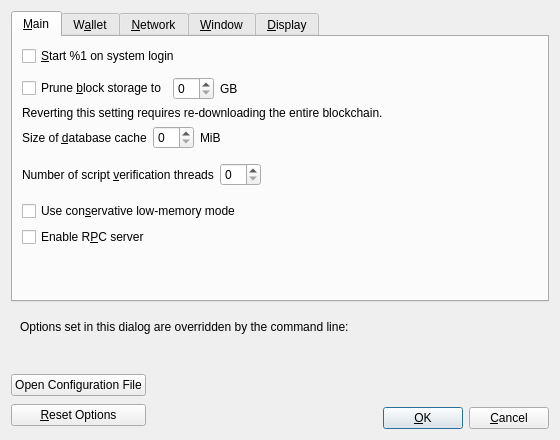
<?xml version="1.0" encoding="UTF-8"?>
<ui version="4.0">
 <class>OptionsDialog</class>
 <widget class="QDialog" name="OptionsDialog">
  <property name="geometry">
   <rect>
    <x>0</x>
    <y>0</y>
    <width>560</width>
    <height>440</height>
   </rect>
  </property>
  <property name="windowTitle">
   <string>Options</string>
  </property>
  <property name="modal">
   <bool>true</bool>
  </property>
  <layout class="QVBoxLayout" name="verticalLayout">
   <item>
    <widget class="QTabWidget" name="tabWidget">
     <property name="currentIndex">
      <number>0</number>
     </property>
     <widget class="QWidget" name="tabMain">
      <attribute name="title">
       <string>&amp;Main</string>
      </attribute>
      <layout class="QVBoxLayout" name="verticalLayout_Main">
       <item>
        <widget class="QCheckBox" name="sugarchainAtStartup">
         <property name="toolTip">
          <string>Automatically start %1 after logging in to the system.</string>
         </property>
         <property name="text">
          <string>&amp;Start %1 on system login</string>
         </property>
        </widget>
       </item>
       <item>
        <spacer name="horizontalSpacer_0_Main">
         <property name="orientation">
          <enum>Qt::Horizontal</enum>
         </property>
         <property name="sizeHint" stdset="0">
          <size>
           <width>40</width>
           <height>5</height>
          </size>
         </property>
        </spacer>
       </item>
       <item>
        <layout class="QHBoxLayout" name="horizontalLayout_Main_Prune">
         <item>
          <widget class="QCheckBox" name="prune">
           <property name="toolTip">
            <string>Enabling pruning significantly reduces the disk space required to store transactions. All blocks are still fully validated. Reverting this setting requires re-downloading the entire blockchain.</string>
           </property>
           <property name="text">
            <string>Prune &amp;block storage to</string>
           </property>
          </widget>
         </item>
         <item>
          <widget class="QSpinBox" name="pruneSize"/>
         </item>
         <item>
          <widget class="QLabel" name="pruneSizeUnitLabel">
           <property name="text">
            <string>GB</string>
           </property>
           <property name="textFormat">
            <enum>Qt::PlainText</enum>
           </property>
          </widget>
         </item>
         <item>
          <spacer name="horizontalSpacer_Main_Prune">
           <property name="orientation">
            <enum>Qt::Horizontal</enum>
           </property>
           <property name="sizeHint" stdset="0">
            <size>
             <width>40</width>
             <height>20</height>
            </size>
           </property>
          </spacer>
         </item>
        </layout>
       </item>
       <item>
        <widget class="QLabel" name="pruneWarning">
         <property name="text">
          <string>Reverting this setting requires re-downloading the entire blockchain.</string>
         </property>
         <property name="textFormat">
          <enum>Qt::PlainText</enum>
         </property>
        </widget>
       </item>
       <item>
        <layout class="QHBoxLayout" name="horizontalLayout_2_Main">
         <item>
          <widget class="QLabel" name="databaseCacheLabel">
           <property name="toolTip">
            <string extracomment="Tooltip text for Options window setting that sets the size of the database cache. Explains the corresponding effects of increasing/decreasing this value.">Maximum database cache size. A larger cache can contribute to faster sync, after which the benefit is less pronounced for most use cases. Lowering the cache size will reduce memory usage. Unused mempool memory is shared for this cache.</string>
           </property>
           <property name="text">
            <string>Size of &amp;database cache</string>
           </property>
           <property name="textFormat">
            <enum>Qt::PlainText</enum>
           </property>
           <property name="buddy">
            <cstring>databaseCache</cstring>
           </property>
          </widget>
         </item>
         <item>
          <widget class="QSpinBox" name="databaseCache"/>
         </item>
         <item>
          <widget class="QLabel" name="databaseCacheUnitLabel">
           <property name="text">
            <string>MiB</string>
           </property>
           <property name="textFormat">
            <enum>Qt::PlainText</enum>
           </property>
          </widget>
         </item>
         <item>
          <spacer name="horizontalSpacer_2_Main">
           <property name="orientation">
            <enum>Qt::Horizontal</enum>
           </property>
           <property name="sizeHint" stdset="0">
            <size>
             <width>40</width>
             <height>20</height>
            </size>
           </property>
          </spacer>
         </item>
        </layout>
       </item>
        <item>
         <layout class="QHBoxLayout" name="horizontalLayout_Main_VerifyLabel">
          <item>
           <widget class="QLabel" name="threadsScriptVerifLabel">
           <property name="toolTip">
            <string extracomment="Tooltip text for Options window setting that sets the number of script verification threads. Explains that negative values mean to leave these many cores free to the system.">Set the number of script verification threads. Negative values correspond to the number of cores you want to leave free to the system.</string>
           </property>
           <property name="text">
            <string>Number of script &amp;verification threads</string>
           </property>
           <property name="textFormat">
            <enum>Qt::PlainText</enum>
           </property>
           <property name="buddy">
            <cstring>threadsScriptVerif</cstring>
           </property>
          </widget>
         </item>
         <item>
          <widget class="QSpinBox" name="threadsScriptVerif">
           <property name="toolTip">
            <string>(0 = auto, &lt;0 = leave that many cores free)</string>
           </property>
          </widget>
         </item>
         <item>
          <spacer name="horizontalSpacer_Main_Threads">
           <property name="orientation">
            <enum>Qt::Horizontal</enum>
           </property>
           <property name="sizeHint" stdset="0">
            <size>
             <width>40</width>
             <height>40</height>
            </size>
           </property>
          </spacer>
         </item>
         </layout>
        </item>
        <item>
         <widget class="QCheckBox" name="lowMemoryMode">
          <property name="toolTip">
           <string>Apply a conservative low-memory preset on next restart. This reduces resource-related settings such as database cache, mempool size, signature cache size, peer connections, script verification threads, and RPC threads. Explicit settings from the configuration file or command line still take precedence.</string>
          </property>
          <property name="text">
           <string>Use con&amp;servative low-memory mode</string>
          </property>
         </widget>
        </item>
        <item>
         <widget class="QCheckBox" name="enableServer">
          <property name="toolTip">
           <string extracomment="Tooltip text for Options window setting that enables the RPC server.">This allows you or a third party tool to communicate with the node through command-line and JSON-RPC commands.</string>
         </property>
         <property name="text">
          <string extracomment="An Options window setting to enable the RPC server.">Enable R&amp;PC server</string>
         </property>
        </widget>
       </item>
       <item>
        <spacer name="verticalSpacer_Main">
         <property name="orientation">
          <enum>Qt::Vertical</enum>
         </property>
         <property name="sizeHint" stdset="0">
          <size>
           <width>20</width>
           <height>40</height>
          </size>
         </property>
        </spacer>
       </item>
      </layout>
     </widget>
     <widget class="QWidget" name="tabWallet">
      <attribute name="title">
       <string>W&amp;allet</string>
      </attribute>
      <layout class="QVBoxLayout" name="verticalLayout_Wallet">
       <item>
        <widget class="QCheckBox" name="subFeeFromAmount">
         <property name="toolTip">
          <string extracomment="Tooltip text for Options window setting that sets subtracting the fee from a sending amount as default.">Whether to set subtract fee from amount as default or not.</string>
         </property>
         <property name="text">
          <string extracomment="An Options window setting to set subtracting the fee from a sending amount as default.">Subtract &amp;fee from amount by default</string>
         </property>
        </widget>
       </item>
       <item>
        <widget class="QGroupBox" name="groupBox">
         <property name="title">
          <string>Expert</string>
         </property>
         <layout class="QVBoxLayout" name="verticalLayout_2">
          <item>
           <widget class="QCheckBox" name="coinControlFeatures">
            <property name="toolTip">
             <string>Whether to show coin control features or not.</string>
            </property>
            <property name="text">
             <string>Enable coin &amp;control features</string>
            </property>
           </widget>
          </item>
          <item>
           <widget class="QCheckBox" name="spendZeroConfChange">
            <property name="toolTip">
             <string>If you disable the spending of unconfirmed change, the change from a transaction cannot be used until that transaction has at least one confirmation. This also affects how your balance is computed.</string>
            </property>
            <property name="text">
             <string>&amp;Spend unconfirmed change</string>
            </property>
           </widget>
          </item>
          <item>
           <widget class="QCheckBox" name="m_enable_psbt_controls">
            <property name="text">
             <string extracomment="An options window setting to enable PSBT controls.">Enable &amp;PSBT controls</string>
            </property>
            <property name="toolTip">
             <string extracomment="Tooltip text for options window setting that enables PSBT controls.">Whether to show PSBT controls.</string>
            </property>
           </widget>
          </item>
         </layout>
        </widget>
       </item>
       <item>
        <widget class="QGroupBox" name="groupBoxHww">
         <property name="title">
          <string>External Signer (e.g. hardware wallet)</string>
         </property>
         <layout class="QVBoxLayout" name="verticalLayoutHww">
          <item>
           <layout class="QHBoxLayout" name="horizontalLayoutHww">
            <item>
             <widget class="QLabel" name="externalSignerPathLabel">
              <property name="text">
               <string>&amp;External signer script path</string>
              </property>
              <property name="buddy">
               <cstring>externalSignerPath</cstring>
              </property>
             </widget>
            </item>
            <item>
             <widget class="QLineEdit" name="externalSignerPath">
              <property name="toolTip">
               <string>Full path to a %1 compatible script (e.g. C:\Downloads\hwi.exe or /Users/you/Downloads/hwi.py). Beware: malware can steal your coins!</string>
              </property>
             </widget>
            </item>
           </layout>
          </item>
         </layout>
        </widget>
       </item>
       <item>
        <spacer name="verticalSpacer_Wallet">
         <property name="orientation">
          <enum>Qt::Vertical</enum>
         </property>
         <property name="sizeHint" stdset="0">
          <size>
           <width>20</width>
           <height>40</height>
          </size>
         </property>
        </spacer>
       </item>
      </layout>
     </widget>
     <widget class="QWidget" name="tabNetwork">
      <attribute name="title">
       <string>&amp;Network</string>
      </attribute>
      <layout class="QVBoxLayout" name="verticalLayout_Network">
       <item>
        <widget class="QCheckBox" name="mapPortUpnp">
         <property name="toolTip">
          <string>Automatically open the Sugarchain client port on the router. This only works when your router supports UPnP and it is enabled.</string>
         </property>
         <property name="text">
          <string>Map port using &amp;UPnP</string>
         </property>
        </widget>
       </item>
       <item>
        <widget class="QCheckBox" name="mapPortNatpmp">
         <property name="toolTip">
          <string>Automatically open the Sugarchain client port on the router. This only works when your router supports NAT-PMP and it is enabled. The external port could be random.</string>
         </property>
         <property name="text">
          <string>Map port using NA&amp;T-PMP</string>
         </property>
        </widget>
       </item>
       <item>
        <widget class="QCheckBox" name="allowIncoming">
         <property name="toolTip">
          <string>Accept connections from outside.</string>
         </property>
         <property name="text">
          <string>Allow incomin&amp;g connections</string>
         </property>
        </widget>
       </item>
       <item>
        <widget class="QCheckBox" name="connectSocks">
         <property name="toolTip">
          <string>Connect to the Sugarchain network through a SOCKS5 proxy.</string>
         </property>
         <property name="text">
          <string>&amp;Connect through SOCKS5 proxy (default proxy):</string>
         </property>
        </widget>
       </item>
       <item>
        <layout class="QHBoxLayout" name="horizontalLayout_1_Network">
         <item>
          <widget class="QLabel" name="proxyIpLabel">
           <property name="text">
            <string>Proxy &amp;IP:</string>
           </property>
           <property name="textFormat">
            <enum>Qt::PlainText</enum>
           </property>
           <property name="buddy">
            <cstring>proxyIp</cstring>
           </property>
          </widget>
         </item>
         <item>
          <widget class="QValidatedLineEdit" name="proxyIp">
           <property name="minimumSize">
            <size>
             <width>140</width>
             <height>0</height>
            </size>
           </property>
           <property name="maximumSize">
            <size>
             <width>140</width>
             <height>16777215</height>
            </size>
           </property>
           <property name="toolTip">
            <string>IP address of the proxy (e.g. IPv4: 127.0.0.1 / IPv6: ::1)</string>
           </property>
          </widget>
         </item>
         <item>
          <widget class="QLabel" name="proxyPortLabel">
           <property name="text">
            <string>&amp;Port:</string>
           </property>
           <property name="textFormat">
            <enum>Qt::PlainText</enum>
           </property>
           <property name="buddy">
            <cstring>proxyPort</cstring>
           </property>
          </widget>
         </item>
         <item>
          <widget class="QLineEdit" name="proxyPort">
           <property name="minimumSize">
            <size>
             <width>55</width>
             <height>0</height>
            </size>
           </property>
           <property name="maximumSize">
            <size>
             <width>55</width>
             <height>16777215</height>
            </size>
           </property>
           <property name="toolTip">
            <string>Port of the proxy (e.g. 9050)</string>
           </property>
          </widget>
         </item>
         <item>
          <spacer name="horizontalSpacer_1_Network">
           <property name="orientation">
            <enum>Qt::Horizontal</enum>
           </property>
           <property name="sizeHint" stdset="0">
            <size>
             <width>40</width>
             <height>20</height>
            </size>
           </property>
          </spacer>
         </item>
        </layout>
       </item>
       <item>
        <layout class="QHBoxLayout" name="horizontalLayout_2_Network">
         <item>
          <widget class="QLabel" name="proxyActiveNets">
           <property name="text">
            <string>Used for reaching peers via:</string>
           </property>
           <property name="textFormat">
            <enum>Qt::PlainText</enum>
           </property>
          </widget>
         </item>
         <item>
          <widget class="QCheckBox" name="proxyReachIPv4">
           <property name="enabled">
            <bool>false</bool>
           </property>
           <property name="toolTip">
            <string>Shows if the supplied default SOCKS5 proxy is used to reach peers via this network type.</string>
           </property>
           <property name="text">
            <string/>
           </property>
          </widget>
         </item>
         <item>
          <widget class="QLabel" name="proxyReachIPv4Label">
           <property name="text">
            <string>IPv4</string>
           </property>
           <property name="textFormat">
            <enum>Qt::PlainText</enum>
           </property>
          </widget>
         </item>
         <item>
          <widget class="QCheckBox" name="proxyReachIPv6">
           <property name="enabled">
            <bool>false</bool>
           </property>
           <property name="toolTip">
            <string>Shows if the supplied default SOCKS5 proxy is used to reach peers via this network type.</string>
           </property>
           <property name="text">
            <string/>
           </property>
          </widget>
         </item>
         <item>
          <widget class="QLabel" name="proxyReachIPv6Label">
           <property name="text">
            <string>IPv6</string>
           </property>
           <property name="textFormat">
            <enum>Qt::PlainText</enum>
           </property>
          </widget>
         </item>
         <item>
          <widget class="QCheckBox" name="proxyReachTor">
           <property name="enabled">
            <bool>false</bool>
           </property>
           <property name="toolTip">
            <string>Shows if the supplied default SOCKS5 proxy is used to reach peers via this network type.</string>
           </property>
           <property name="text">
            <string/>
           </property>
          </widget>
         </item>
         <item>
          <widget class="QLabel" name="proxyReachTorLabel">
           <property name="text">
            <string>Tor</string>
           </property>
           <property name="textFormat">
            <enum>Qt::PlainText</enum>
           </property>
          </widget>
         </item>
         <item>
          <spacer name="horizontalSpacer_2_Network">
           <property name="orientation">
            <enum>Qt::Horizontal</enum>
           </property>
           <property name="sizeHint" stdset="0">
            <size>
             <width>40</width>
             <height>20</height>
            </size>
           </property>
          </spacer>
         </item>
        </layout>
       </item>
       <item>
        <widget class="QCheckBox" name="connectSocksTor">
         <property name="toolTip">
          <string>Connect to the Sugarchain network through a separate SOCKS5 proxy for Tor onion services.</string>
         </property>
         <property name="text">
          <string>Use separate SOCKS&amp;5 proxy to reach peers via Tor onion services:</string>
         </property>
        </widget>
       </item>
       <item>
        <layout class="QHBoxLayout" name="horizontalLayout_3_Network">
         <item>
          <widget class="QLabel" name="proxyIpTorLabel">
           <property name="text">
            <string>Proxy &amp;IP:</string>
           </property>
           <property name="textFormat">
            <enum>Qt::PlainText</enum>
           </property>
           <property name="buddy">
            <cstring>proxyIpTor</cstring>
           </property>
          </widget>
         </item>
         <item>
          <widget class="QValidatedLineEdit" name="proxyIpTor">
           <property name="minimumSize">
            <size>
             <width>140</width>
             <height>0</height>
            </size>
           </property>
           <property name="maximumSize">
            <size>
             <width>140</width>
             <height>16777215</height>
            </size>
           </property>
           <property name="toolTip">
            <string>IP address of the proxy (e.g. IPv4: 127.0.0.1 / IPv6: ::1)</string>
           </property>
          </widget>
         </item>
         <item>
          <widget class="QLabel" name="proxyPortTorLabel">
           <property name="text">
            <string>&amp;Port:</string>
           </property>
           <property name="textFormat">
            <enum>Qt::PlainText</enum>
           </property>
           <property name="buddy">
            <cstring>proxyPortTor</cstring>
           </property>
          </widget>
         </item>
         <item>
          <widget class="QLineEdit" name="proxyPortTor">
           <property name="minimumSize">
            <size>
             <width>55</width>
             <height>0</height>
            </size>
           </property>
           <property name="maximumSize">
            <size>
             <width>55</width>
             <height>16777215</height>
            </size>
           </property>
           <property name="toolTip">
            <string>Port of the proxy (e.g. 9050)</string>
           </property>
          </widget>
         </item>
         <item>
          <spacer name="horizontalSpacer_4_Network">
           <property name="orientation">
            <enum>Qt::Horizontal</enum>
           </property>
           <property name="sizeHint" stdset="0">
            <size>
             <width>40</width>
             <height>20</height>
            </size>
           </property>
          </spacer>
         </item>
        </layout>
       </item>
       <item>
        <spacer name="verticalSpacer_Network">
         <property name="orientation">
          <enum>Qt::Vertical</enum>
         </property>
         <property name="sizeHint" stdset="0">
          <size>
           <width>20</width>
           <height>40</height>
          </size>
         </property>
        </spacer>
       </item>
      </layout>
     </widget>
     <widget class="QWidget" name="tabWindow">
      <attribute name="title">
       <string>&amp;Window</string>
      </attribute>
      <layout class="QVBoxLayout" name="verticalLayout_Window">
       <item>
        <widget class="QCheckBox" name="showTrayIcon">
         <property name="toolTip">
          <string>Show the icon in the system tray.</string>
         </property>
         <property name="text">
          <string>&amp;Show tray icon</string>
         </property>
         <property name="checked">
          <bool>true</bool>
         </property>
        </widget>
       </item>
       <item>
        <widget class="QCheckBox" name="minimizeToTray">
         <property name="toolTip">
          <string>Show only a tray icon after minimizing the window.</string>
         </property>
         <property name="text">
          <string>&amp;Minimize to the tray instead of the taskbar</string>
         </property>
        </widget>
       </item>
       <item>
        <widget class="QCheckBox" name="minimizeOnClose">
         <property name="toolTip">
          <string>Minimize instead of exit the application when the window is closed. When this option is enabled, the application will be closed only after selecting Exit in the menu.</string>
         </property>
         <property name="text">
          <string>M&amp;inimize on close</string>
         </property>
        </widget>
       </item>
       <item>
        <spacer name="verticalSpacer_Window">
         <property name="orientation">
          <enum>Qt::Vertical</enum>
         </property>
         <property name="sizeHint" stdset="0">
          <size>
           <width>20</width>
           <height>40</height>
          </size>
         </property>
        </spacer>
       </item>
      </layout>
     </widget>
     <widget class="QWidget" name="tabDisplay">
      <attribute name="title">
       <string>&amp;Display</string>
      </attribute>
      <layout class="QVBoxLayout" name="verticalLayout_Display">
       <item>
        <layout class="QHBoxLayout" name="horizontalLayout_1_Display">
         <item>
          <widget class="QLabel" name="langLabel">
           <property name="text">
            <string>User Interface &amp;language:</string>
           </property>
           <property name="textFormat">
            <enum>Qt::PlainText</enum>
           </property>
           <property name="buddy">
            <cstring>lang</cstring>
           </property>
          </widget>
         </item>
         <item>
          <widget class="QValueComboBox" name="lang">
           <property name="toolTip">
            <string>The user interface language can be set here. This setting will take effect after restarting %1.</string>
           </property>
          </widget>
         </item>
        </layout>
       </item>
       <item>
        <layout class="QHBoxLayout" name="horizontalLayout_2_Display">
         <item>
          <widget class="QLabel" name="unitLabel">
           <property name="text">
            <string>&amp;Unit to show amounts in:</string>
           </property>
           <property name="textFormat">
            <enum>Qt::PlainText</enum>
           </property>
           <property name="buddy">
            <cstring>unit</cstring>
           </property>
          </widget>
         </item>
         <item>
          <widget class="QValueComboBox" name="unit">
           <property name="toolTip">
            <string>Choose the default subdivision unit to show in the interface and when sending coins.</string>
           </property>
          </widget>
         </item>
        </layout>
       </item>
       <item>
        <layout class="QHBoxLayout" name="horizontalLayout_3_Display">
         <item>
          <widget class="QLabel" name="thirdPartyTxUrlsLabel">
           <property name="toolTip">
            <string>Third-party URLs (e.g. a block explorer) that appear in the transactions tab as context menu items. %s in the URL is replaced by transaction hash. Multiple URLs are separated by vertical bar |.</string>
           </property>
           <property name="text">
            <string>&amp;Third-party transaction URLs</string>
           </property>
           <property name="buddy">
            <cstring>thirdPartyTxUrls</cstring>
           </property>
          </widget>
         </item>
         <item>
          <widget class="QLineEdit" name="thirdPartyTxUrls">
           <property name="toolTip">
            <string>Third-party URLs (e.g. a block explorer) that appear in the transactions tab as context menu items. %s in the URL is replaced by transaction hash. Multiple URLs are separated by vertical bar |.</string>
           </property>
           <property name="placeholderText">
            <string notr="true">https://example.com/tx/%s</string>
           </property>
          </widget>
         </item>
        </layout>
       </item>
       <item>
        <widget class="QGroupBox" name="font_groupBox">
         <property name="title">
          <string>Monospaced font in the Overview tab:</string>
         </property>
         <layout class="QVBoxLayout" name="font_verticalLayout">
          <item>
           <layout class="QHBoxLayout" name="embeddedFont_horizontalLayout">
            <item>
             <widget class="QRadioButton" name="embeddedFont_radioButton">
              <property name="text">
               <string>embedded &quot;%1&quot;</string>
              </property>
             </widget>
            </item>
            <item>
             <spacer name="embeddedFont_horizontalSpacer">
              <property name="orientation">
               <enum>Qt::Horizontal</enum>
              </property>
              <property name="sizeHint" stdset="0">
               <size>
                <width>40</width>
                <height>20</height>
               </size>
              </property>
             </spacer>
            </item>
            <item>
             <layout class="QVBoxLayout" name="embeddedFont_verticalLayout">
              <item>
               <widget class="QLabel" name="embeddedFont_label_1">
                <property name="text">
                 <string notr="true">111.11111111 SUGAR</string>
                </property>
               </widget>
              </item>
              <item>
               <widget class="QLabel" name="embeddedFont_label_9">
                <property name="text">
                 <string notr="true">909.09090909 SUGAR</string>
                </property>
               </widget>
              </item>
             </layout>
            </item>
           </layout>
          </item>
          <item>
           <widget class="Line" name="font_line">
            <property name="orientation">
             <enum>Qt::Horizontal</enum>
            </property>
           </widget>
          </item>
          <item>
           <layout class="QHBoxLayout" name="systemFont_horizontalLayout">
            <item>
             <widget class="QRadioButton" name="systemFont_radioButton">
              <property name="text">
               <string>closest matching &quot;%1&quot;</string>
              </property>
             </widget>
            </item>
            <item>
             <spacer name="systemFont_horizontalSpacer">
              <property name="orientation">
               <enum>Qt::Horizontal</enum>
              </property>
              <property name="sizeHint" stdset="0">
               <size>
                <width>40</width>
                <height>20</height>
               </size>
              </property>
             </spacer>
            </item>
            <item>
             <layout class="QVBoxLayout" name="systemFont_verticalLayout">
              <item>
               <widget class="QLabel" name="systemFont_label_1">
                <property name="text">
                 <string notr="true">111.11111111 SUGAR</string>
                </property>
               </widget>
              </item>
              <item>
               <widget class="QLabel" name="systemFont_label_9">
                <property name="text">
                 <string notr="true">909.09090909 SUGAR</string>
                </property>
               </widget>
              </item>
             </layout>
            </item>
           </layout>
          </item>
         </layout>
        </widget>
       </item>
       <item>
        <spacer name="verticalSpacer_Display">
         <property name="orientation">
          <enum>Qt::Vertical</enum>
         </property>
         <property name="sizeHint" stdset="0">
          <size>
           <width>20</width>
           <height>40</height>
          </size>
         </property>
        </spacer>
       </item>
      </layout>
     </widget>
    </widget>
   </item>
   <item>
    <widget class="QFrame" name="frame">
     <layout class="QVBoxLayout" name="verticalLayout_Bottom">
      <item>
       <layout class="QHBoxLayout" name="horizontalLayout_Bottom">
        <item>
         <widget class="QLabel" name="overriddenByCommandLineInfoLabel">
          <property name="text">
           <string>Options set in this dialog are overridden by the command line:</string>
          </property>
          <property name="textFormat">
           <enum>Qt::PlainText</enum>
          </property>
         </widget>
        </item>
        <item>
         <spacer name="horizontalSpacer_Bottom">
          <property name="orientation">
           <enum>Qt::Horizontal</enum>
          </property>
          <property name="sizeHint" stdset="0">
           <size>
            <width>40</width>
            <height>20</height>
           </size>
          </property>
         </spacer>
        </item>
       </layout>
      </item>
      <item>
       <widget class="QLabel" name="overriddenByCommandLineLabel">
        <property name="text">
         <string/>
        </property>
        <property name="textFormat">
         <enum>Qt::PlainText</enum>
        </property>
        <property name="wordWrap">
         <bool>true</bool>
        </property>
       </widget>
      </item>
     </layout>
    </widget>
   </item>
   <item>
    <layout class="QHBoxLayout" name="horizontalLayout_Buttons">
     <item>
      <layout class="QVBoxLayout" name="verticalLayout_Buttons">
       <item>
        <widget class="QPushButton" name="openSugarchainConfButton">
         <property name="toolTip">
          <string>Open the %1 configuration file from the working directory.</string>
         </property>
         <property name="text">
          <string>Open Configuration File</string>
         </property>
         <property name="autoDefault">
          <bool>false</bool>
         </property>
        </widget>
       </item>
       <item>
        <widget class="QPushButton" name="resetButton">
         <property name="toolTip">
          <string>Reset all client options to default.</string>
         </property>
         <property name="text">
          <string>&amp;Reset Options</string>
         </property>
         <property name="autoDefault">
          <bool>false</bool>
         </property>
        </widget>
       </item>
      </layout>
     </item>
     <item>
      <spacer name="horizontalSpacer_1">
       <property name="orientation">
        <enum>Qt::Horizontal</enum>
       </property>
       <property name="sizeHint" stdset="0">
        <size>
         <width>40</width>
         <height>48</height>
        </size>
       </property>
      </spacer>
     </item>
     <item>
      <widget class="QLabel" name="statusLabel">
       <property name="minimumSize">
        <size>
         <width>200</width>
         <height>0</height>
        </size>
       </property>
       <property name="font">
        <font>
         <weight>75</weight>
         <bold>true</bold>
        </font>
       </property>
       <property name="text">
        <string/>
       </property>
       <property name="textFormat">
        <enum>Qt::PlainText</enum>
       </property>
       <property name="wordWrap">
        <bool>true</bool>
       </property>
      </widget>
     </item>
     <item>
      <spacer name="horizontalSpacer_2">
       <property name="orientation">
        <enum>Qt::Horizontal</enum>
       </property>
       <property name="sizeHint" stdset="0">
        <size>
         <width>40</width>
         <height>48</height>
        </size>
       </property>
      </spacer>
     </item>
     <item>
      <layout class="QVBoxLayout" name="verticalLayout_4">
       <item>
        <spacer name="verticalSpacer">
         <property name="orientation">
          <enum>Qt::Vertical</enum>
         </property>
         <property name="sizeHint" stdset="0">
          <size>
           <width>20</width>
           <height>40</height>
          </size>
         </property>
        </spacer>
       </item>
       <item>
        <layout class="QHBoxLayout" name="horizontalLayout">
         <item>
          <widget class="QPushButton" name="okButton">
           <property name="text">
            <string>&amp;OK</string>
           </property>
           <property name="autoDefault">
            <bool>false</bool>
           </property>
           <property name="default">
            <bool>true</bool>
           </property>
          </widget>
         </item>
         <item>
          <widget class="QPushButton" name="cancelButton">
           <property name="text">
            <string>&amp;Cancel</string>
           </property>
           <property name="autoDefault">
            <bool>false</bool>
           </property>
          </widget>
         </item>
        </layout>
       </item>
      </layout>
     </item>
    </layout>
   </item>
  </layout>
 </widget>
 <customwidgets>
  <customwidget>
   <class>QValidatedLineEdit</class>
   <extends>QLineEdit</extends>
   <header>qt/qvalidatedlineedit.h</header>
  </customwidget>
  <customwidget>
   <class>QValueComboBox</class>
   <extends>QComboBox</extends>
   <header>qt/qvaluecombobox.h</header>
  </customwidget>
 </customwidgets>
 <resources/>
 <connections/>
</ui>
